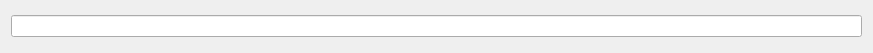
<?xml version="1.0" encoding="UTF-8"?>
<ui version="4.0">
 <class>DlgCue</class>
 <widget class="QDialog" name="DlgCue">
  <property name="geometry">
   <rect>
    <x>0</x>
    <y>0</y>
    <width>873</width>
    <height>53</height>
   </rect>
  </property>
  <property name="windowTitle">
   <string>Edit Cue</string>
  </property>
  <layout class="QVBoxLayout" name="verticalLayout">
   <item>
    <widget class="QLineEdit" name="str"/>
   </item>
  </layout>
 </widget>
 <resources/>
 <connections/>
</ui>
